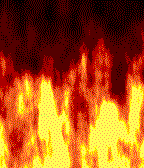
#> input picture tools/source/fire_animation.png, 144 x 168 px; its folder holds only this picture in this run
$ python build_assets.py
#> lines starting #> are read from the running program, lines starting #| are printed output that depends on the picture; after the words box and inside, x2 and y2 are one past the last pixel; in counts of white or black regions, pixels touching at a corner belong together
#!/usr/bin/env python3
"""Regenerates the digit, flame and menu icon resources from tools/source.

The digits only ever reveal one window of the original 144x168 fire animation, so
each flame asset holds just that window, scaled to the digit size of its platforms.
B&W flames are raw 1-bit frames, so showing one takes a flash read and no PNG decoding.
"""
from pathlib import Path
from PIL import Image, ImageDraw, ImageFont

ROOT = Path(__file__).resolve().parent.parent
SRC = ROOT / 'tools' / 'source'
RES = ROOT / 'resources'
FONT = SRC / 'Futura Extra Bold.ttf'

BASE_SIZE = 59         # digit size the fire animation window was designed around
WINDOW_TOP = 14        # first animation row visible through the digits at that size
WINDOW_WIDTH = 130     # width of the animation that the digits can reach at that size
FRAME_MS = 40
BW_WIDTH = 128         # whole bytes per row, so B&W frames can be masked bytewise

# digit size for each display width tag
DIGIT_SIZES = {'144w': BASE_SIZE, '180w': BASE_SIZE, '200w': 110, '260w': 104}

# APNG name -> (digit size, flame width, flame height)
COLOR_FLAMES = {
    'flames_small.png': (BASE_SIZE, 130, 106),
    'flames_emery.png': (110, 184, 198),
    'flames_gabbro.png': (104, 174, 188),
}


def digit_images(size):
    """White-on-black digits cropped to their ink, all sharing a height and a baseline."""
    font = ImageFont.truetype(str(FONT), size)
    images = []
    for digit in '0123456789':
        image = Image.new('1', (size * 2, size * 2), 0)
        draw = ImageDraw.Draw(image)
        draw.fontmode = '1'  # no anti-aliasing: every pixel is either digit or background
        draw.text((size // 2, 0), digit, 1, font=font)
        images.append(image)
    boxes = [image.getbbox() for image in images]
    top = min(box[1] for box in boxes)
    bottom = max(box[3] for box in boxes)
    return [image.crop((box[0], top, box[2], bottom)) for image, box in zip(images, boxes)]


def save_digits():
    out = RES / 'digits'
    out.mkdir(parents=True, exist_ok=True)
    for tag, size in DIGIT_SIZES.items():
        for digit, image in enumerate(digit_images(size)):
            image.save(out / f'{digit}~{tag}.png')
#> this loop made 4 passes
#> pass 1, in save_digits, `image.save(out / f'{digit}~{tag}.png')`:
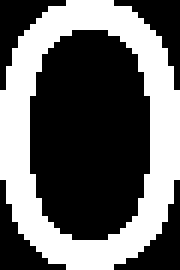
#> saved as 0~144w.png: PIL image 30x45 1 (shown 6 times larger); 39.8% white; 1 white region, box (x1, y1, x2, y2) and area: (0, 0, 30, 45) 537
#> pass 1, in save_digits, `image.save(out / f'{digit}~{tag}.png')`:
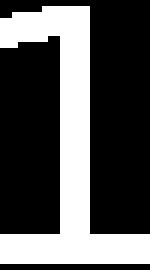
#> saved as 1~144w.png: PIL image 25x45 1 (shown 6 times larger); 32.6% white; 1 white region, box (x1, y1, x2, y2) and area: (0, 1, 25, 44) 367
#> pass 1, in save_digits, `image.save(out / f'{digit}~{tag}.png')`:
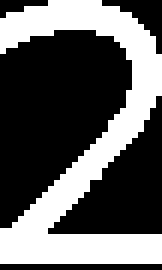
#> saved as 2~144w.png: PIL image 27x45 1 (shown 6 times larger); 37.4% white; 1 white region, box (x1, y1, x2, y2) and area: (0, 0, 27, 44) 455
#> pass 1, in save_digits, `image.save(out / f'{digit}~{tag}.png')`:
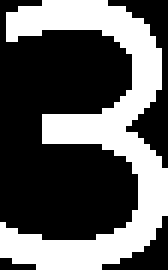
#> saved as 3~144w.png: PIL image 28x45 1 (shown 6 times larger); 37.4% white; 1 white region, box (x1, y1, x2, y2) and area: (0, 0, 28, 45) 471
#> after the loop:
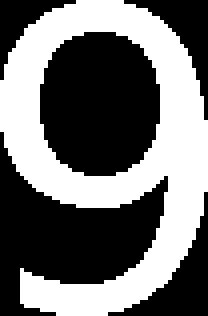
#> image: PIL image 52x79 1 (shown 4 times larger); 44% white; 1 white region, box (x1, y1, x2, y2) and area: (0, 0, 52, 79) 1809


def color_frames(width, height, scale):
    apng = Image.open(SRC / 'fire_animation.png')
    source_width = width / scale
    source_height = height / scale
    left = (WINDOW_WIDTH - source_width) / 2
    for n in range(apng.n_frames):
        apng.seek(n)
        frame = apng.convert('RGB')
        frame.info.clear()  # the source's tRNS chunk has no meaning after converting to RGB
        yield frame, (left, WINDOW_TOP, left + source_width, WINDOW_TOP + source_height)


def pebble_palette():
    levels = (0, 85, 170, 255)
    palette = [c for r in levels for g in levels for b in levels for c in (r, g, b)]
    image = Image.new('P', (1, 1))
    image.putpalette(palette)
    return image


def save_apng(name, size, width, height):
#> called with name = 'flames_small.png', size = 59, width = 130, height = 106
    palette = pebble_palette()
    frames = [frame.resize((width, height), Image.Resampling.BICUBIC, box=box)
                   .quantize(palette=palette, dither=Image.Dither.NONE)
              for frame, box in color_frames(width, height, size / BASE_SIZE)]
#> frames = 25 items
    frames[0].save(RES / 'flames' / name, save_all=True, append_images=frames[1:], format='PNG',
                   duration=FRAME_MS, loop=0, disposal=0, blend=0, optimize=True)
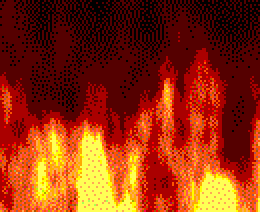
#> saved as flames_small.png: PIL image 130x106 P (shown 2 times larger); mean R, G, B 143.7, 46.4, 13


def save_bw_flames():
    data = bytearray()
    height = COLOR_FLAMES['flames_small.png'][2]
    for path in sorted((SRC / 'bw').glob('frame-*.png')):
        frame = Image.open(path).convert('L')
        for y in range(WINDOW_TOP, WINDOW_TOP + height):
            for x_byte in range(BW_WIDTH // 8):
                value = 0
                for bit in range(8):  # framebuffer bit order: leftmost pixel is the LSB
                    if frame.getpixel((x_byte * 8 + bit, y)) >= 128:
                        value |= 1 << bit
                data.append(value)
    (RES / 'flames' / 'flames_bw.bin').write_bytes(data)


def save_menu_icons():
    out = RES / 'images'
    out.mkdir(parents=True, exist_ok=True)
#> (the run stopped early here; a loop or call above may not have finished)
